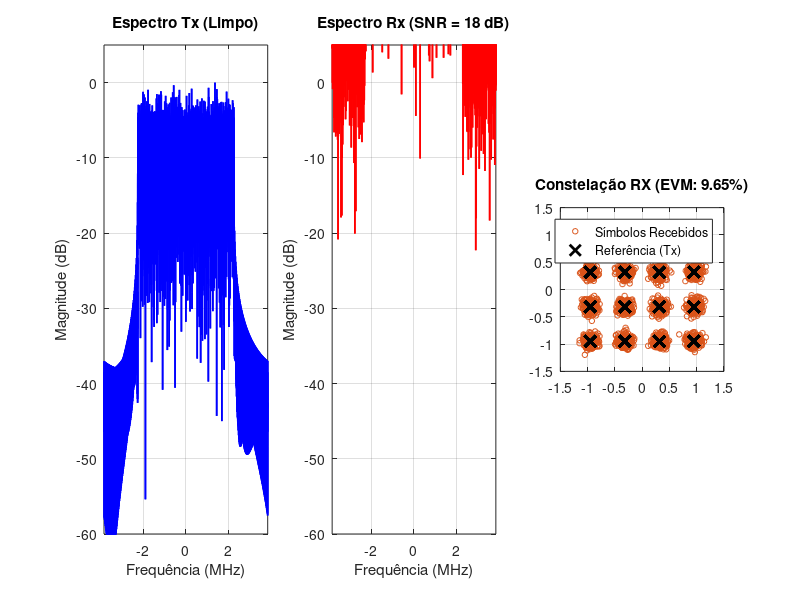

The MATLAB source for this figure:
% =========================================================================
% SIMULAÇÃO OFDM 5G NR - BÁSICA (Híbrida/Universal)
% 
% Compatível com:
% 1. MATLAB com 5G Toolbox (Baseado no projeto '5g-ofdm-test' do Augusto)
% 2. MATLAB Versão Free (Sem toolboxes proprietárias)
% 3. GNU Octave
% =========================================================================
clear; close all; clc;

% =========================================================================
% 1. DETECÇÃO DE AMBIENTE
% =========================================================================
isOctave = exist('OCTAVE_VERSION', 'builtin') ~= 0;
has5GToolbox = exist('nrOFDMModulate', 'file') > 0;

disp('======================================================');
disp('   SIMULAÇÃO OFDM 5G NR - BÁSICA (TX -> AWGN -> RX)   ');
disp('======================================================');
if isOctave
    disp('[Ambiente]: GNU Octave');
    % Suprime mensagens de erro caso os pacotes não existam
    try pkg load signal communications; catch; end; 
else
    disp('[Ambiente]: MATLAB');
end

if has5GToolbox
    disp('[Modo]: 5G Toolbox nativo detectado (Metodologia Augusto).');
else
    disp('[Modo]: Emulação manual equivalente (5G Toolbox ausente).');
end

% =========================================================================
% 2. PARÂMETROS COMUNS (Numerologia 5G: SCS = 15 kHz, 5 MHz BW)
% =========================================================================
SCS = 15e3;                % Espaçamento de subportadora (15 kHz)
N_RBs = 25;                % Número de Resource Blocks (25 * 12 = 300 subp.)
SNR_dB = 18;               % Relação Sinal-Ruído (SNR) no canal AWGN
M = 16;                    % Modulação (16-QAM)
N_symbols = 14;            % Símbolos por slot (1 slot temporal)

% =========================================================================
% 3. TRANSMISSOR (TX)
% =========================================================================
if has5GToolbox
    % --- ROTA 1: COM 5G TOOLBOX (Exato padrão da dissertação) ---
    carrier = nrCarrierConfig('SubcarrierSpacing', SCS/1000, 'NSizeGrid', N_RBs);
    info = nrOFDMInfo(carrier);
    Fs = info.SampleRate;
    
    % Configura um canal PDSCH ocupando todo o grid (Simplificado)
    pdsch = nrPDSCHConfig('PRBSet', 0:(N_RBs-1), 'Modulation', '16QAM');
    [ind, pdschInfo] = nrPDSCHIndices(carrier, pdsch);
    
    % Gera os símbolos e mapeia na grade
    bits = randi([0 1], pdschInfo.G, 1);
    tx_syms = nrPDSCH(carrier, pdsch, bits);
    
    tx_grid = nrResourceGrid(carrier);
    tx_grid(ind) = tx_syms;
    
    % Modula para o domínio do tempo com IFFT nativa do 5G
    [tx_waveform, ~] = nrOFDMModulate(carrier, tx_grid);
    
else
    % --- ROTA 2: SEM 5G TOOLBOX (MATLAB Free / Octave) ---
    N_fft = 512;
    Fs = SCS * N_fft;      % Taxa de amostragem de 7.68 MHz
    CP_len = 36;           % Prefixo Cíclico
    N_active = N_RBs * 12; % 300 subportadoras ativas
    
    % Gera símbolos 16-QAM manualmente para não depender do 'Communications Toolbox'
    data = randi([0 15], N_active * N_symbols, 1);
    % Dicionário 16-QAM normalizado (Potência média = 1)
    map16 = [-3-3i, -3-1i, -3+3i, -3+1i, -1-3i, -1-1i, -1+3i, -1+1i, ...
              3-3i,  3-1i,  3+3i,  3+1i,  1-3i,  1-1i,  1+3i,  1+1i] / sqrt(10);
    tx_syms = map16(data + 1).';
    
    % Mapeia na grade OFDM (Deixando DC e guard bands em zero)
    tx_grid = zeros(N_fft, N_symbols);
    idx_active = [2:(N_active/2 + 1), (N_fft - N_active/2 + 1):N_fft];
    tx_grid(idx_active, :) = reshape(tx_syms, N_active, N_symbols);
    
    % IFFT e adição de Prefixo Cíclico manual
    time_syms = ifft(tx_grid, N_fft) * sqrt(N_fft);
    time_syms_cp = [time_syms(end-CP_len+1:end, :); time_syms];
    tx_waveform = time_syms_cp(:);
end

% Normaliza o sinal transmitido
tx_waveform = tx_waveform / max(abs(tx_waveform));

% =========================================================================
% 4. CANAL (AWGN)
% =========================================================================
% Calculando e inserindo ruído manualmente (Substitui a função awgn())
% Isso garante que o código rode em qualquer versão "Free"
sigPower = mean(abs(tx_waveform).^2);
noisePower = sigPower / (10^(SNR_dB/10));
noise = sqrt(noisePower/2) * (randn(size(tx_waveform)) + 1i*randn(size(tx_waveform)));

rx_waveform = tx_waveform + noise;

% =========================================================================
% 5. RECEPTOR (RX)
% =========================================================================
if has5GToolbox
    % Demodula o OFDM usando a função nativa do 5G NR
    rx_grid = nrOFDMDemodulate(carrier, rx_waveform);
    rx_syms = rx_grid(ind); % Extrai apenas as subportadoras úteis
else
    % Demodula OFDM manualmente
    rx_sync = rx_waveform(1: (N_fft+CP_len)*N_symbols); % Ajuste
    rx_syms_cp = reshape(rx_sync, N_fft + CP_len, N_symbols);
    rx_syms_no_cp = rx_syms_cp(CP_len+1:end, :);
    
    % FFT para voltar ao domínio da frequência
    rx_grid = fft(rx_syms_no_cp, N_fft) / sqrt(N_fft);
    rx_syms = reshape(rx_grid(idx_active, :), [], 1);
    
    % Equalização simples baseada em média de fase (Flat Fading)
    H_mean = mean(rx_syms ./ tx_syms);
    rx_syms = rx_syms / H_mean;
end

% Cálculo de Métricas (EVM e Estimativa de SNR Prática)
error_vector = rx_syms - tx_syms;
evm_rms = sqrt(mean(abs(error_vector).^2) / mean(abs(tx_syms).^2)) * 100;

SNR_estimada = 10*log10(mean(abs(tx_syms).^2) / mean(abs(error_vector).^2));

fprintf('\n--- RESULTADOS ---\n');
fprintf('SNR Aplicada no Canal AWGN : %5.2f dB\n', SNR_dB);
fprintf('SNR Recuperada nos Símbolos: %5.2f dB\n', SNR_estimada);
fprintf('EVM RMS da Constelação     : %5.2f %%\n', evm_rms);

% =========================================================================
% 6. VISUALIZAÇÃO DOS SINAIS E ESPECTROS
% =========================================================================
figure('Name', 'Analise OFDM 5G NR (Basica)', 'Position', [100, 100, 1200, 400]);

% Espectro TX e RX criados usando a FFT básica (Funciona em todos os ambientes)
N_plot = length(tx_waveform);
f_axis = linspace(-Fs/2, Fs/2, N_plot)/1e6;

Tx_spec = 20*log10(abs(fftshift(fft(tx_waveform))));
Tx_spec = Tx_spec - max(Tx_spec); % Normaliza pico para 0 dB

Rx_spec = 20*log10(abs(fftshift(fft(rx_waveform))));
Rx_spec = Rx_spec - max(Tx_spec); % Mantém relatividade ao pico Tx

% [Plot 1] Espectro TX
subplot(1, 3, 1);
plot(f_axis, Tx_spec, 'b', 'LineWidth', 1.2);
title('Espectro Tx (Limpo)');
xlabel('Frequência (MHz)'); ylabel('Magnitude (dB)');
axis([-Fs/2e6 Fs/2e6 -60 5]); grid on;

% [Plot 2] Espectro RX com AWGN
subplot(1, 3, 2);
plot(f_axis, Rx_spec, 'r', 'LineWidth', 1.2);
title(['Espectro Rx (SNR = ', num2str(SNR_dB), ' dB)']);
xlabel('Frequência (MHz)'); ylabel('Magnitude (dB)');
axis([-Fs/2e6 Fs/2e6 -60 5]); grid on;

% [Plot 3] Constelação RX
subplot(1, 3, 3);
plot(real(rx_syms), imag(rx_syms), 'o', 'Color', [0.8500 0.3250 0.0980], 'MarkerSize', 4); hold on;
plot(real(tx_syms), imag(tx_syms), 'kx', 'MarkerSize', 8, 'LineWidth', 2);
title(['Constelação RX (EVM: ', num2str(evm_rms, '%.2f'), '%)']);
legend('Símbolos Recebidos', 'Referência (Tx)', 'Location', 'best');
axis square; grid on;

disp('Execução do gráfico concluída!');
